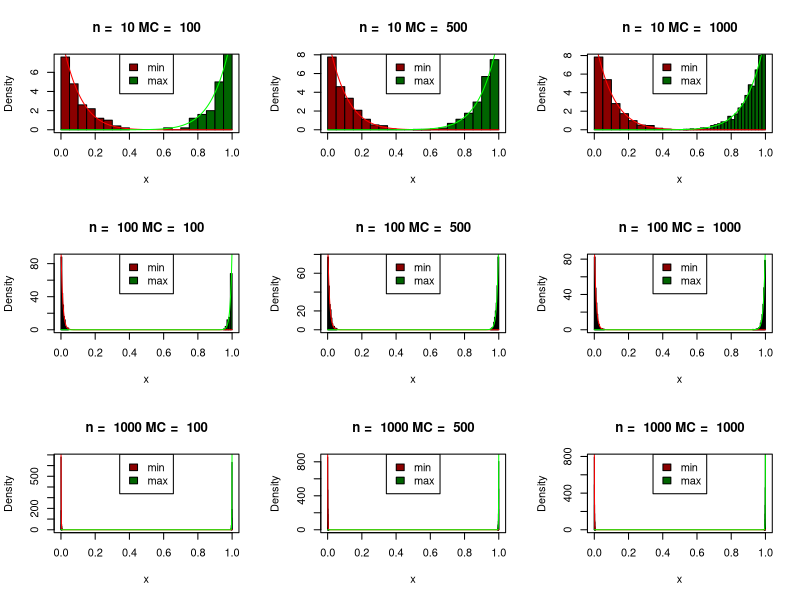
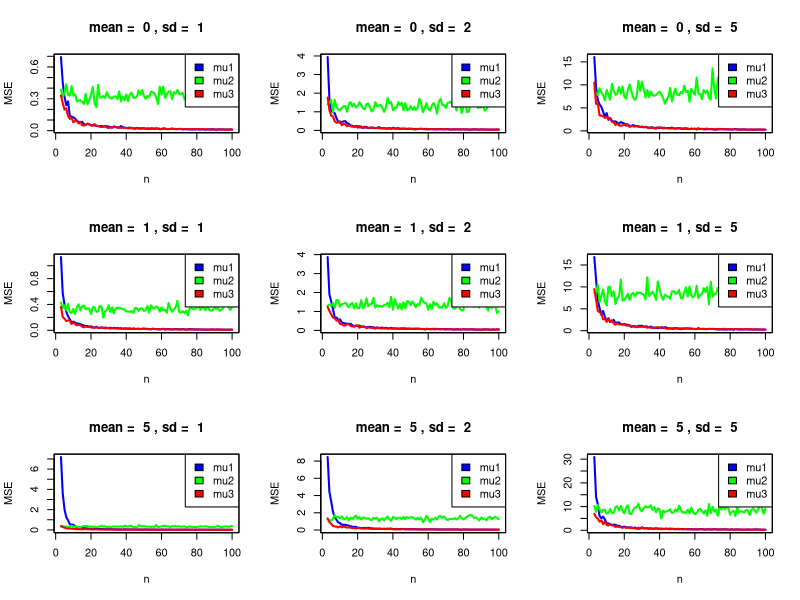

R code for these plots, in order:
# Problem 1 ---------------------------------------------------------------
# tells R to construct 
# random numbers from inserted starting point
set.seed(666) 
#define parameters
MC = c(100,500,1000)
n = c(10,100,1000)

# create pdf
path = file.path(getwd(), paste("Problem_1", "pdf", sep = "."))
pdf(file=path)
par(mfrow = c(3,3))

for (i in n){
  for (j in MC){
    #faster than using one more for-loop
    X_min = replicate(j, min(runif(i)))
    X_max = replicate(j, max(runif(i)))
    hist(X_min, breaks = "Scott", probability = T, 
         xlim = c(0,1), ylim = NULL, xlab = "x", 
         main = paste("n = ", i, "MC = ", j), col = "darkred")
    hist(X_max, breaks = "Scott", probability = T, 
         xlim = c(0,1), ylim = NULL, xlab = "x", 
         main = paste("n = ", i, "MC = ", j),
         col = "darkgreen", add = T) #add to current plot
    x1 = seq(from = 0, to = 1, length.out = 1000)
    y_min = i*(1-x1)^(i-1)
    y_max = i*x1^(i-1)
    lines(x1, y_min, col = "red")
    lines(x1, y_max, col = "green")
    legend("top", legend = c("min", "max"),
           fill = c("darkred", "darkgreen"))
    box()
  }
}
dev.off()
par(mfrow = c(1,1))

# Problem 2 ---------------------------------------------------------------
#defining global variables
MC = 100
m = c(0, 1, 5)
sig =c(1, 2, 5)
n = seq(from = 3, to = 100, by = 1)

mu1 = function(x){
  m = sum(x)/(length(x)-1)
  return(m) #here m refers to local variable
}

mu2 = function(x){
  m = sum(x[1:3])/3
  return(m)
}

mu3 = function(x){
  m = mean(x)
  return(m)
}

MSE = function(x, m){ #here x refers to the sequence of estimator values
  MSE = (mean(x)-m)^2+var(x) #m is global--> the mean
  return(MSE)
}

# create pdf
path = file.path(getwd(), paste("Problem_2", "pdf", sep = "."))
pdf(file=path)
par(mfrow = c(3,3))

for(i in m){
  for(j in sig){
    #y's are vectors, so each values for n are saved y's
    y1 = c()
    y2 = c()
    y3 = c()
    for (k in n){
      #100 times compute mu1 for n numbers of N(m,sig)
      x1 = replicate(MC, mu1(x = rnorm(k, mean = i, sd = j)))
      x2 = replicate(MC, mu2(x = rnorm(k, mean = i, sd = j)))
      x3 = replicate(MC, mu3(x = rnorm(k, mean = i, sd = j)))
      #calculating MSE for x1,x2,x3 and m=the true mean
      y1[k-2] = MSE(x = x1, m = i) #since k (n) starts at 3
      y2[k-2] = MSE(x = x2, m = i)
      y3[k-2] = MSE(x = x3, m = i)
    }
    plot(n, y1, type = "l", col = "blue", xlab = "n",
         ylab = "MSE", main = paste("mean = ", i,
                                    ", sd = ", j), lwd = 2)
    lines(n, y2, col = "green", lwd = 2) #adds to current plot
    lines(n, y3, col = "red", lwd = 2)
    legend("topright", legend = c("mu1", "mu2", "mu3"),
           fill = c("blue", "green", "red"))
    box()
  }
}
dev.off()
par(mfrow = c(1,1))
#for higher variance, variance of MSE gets larger
#for higher mean, the quadratic bias of MSE gets larger